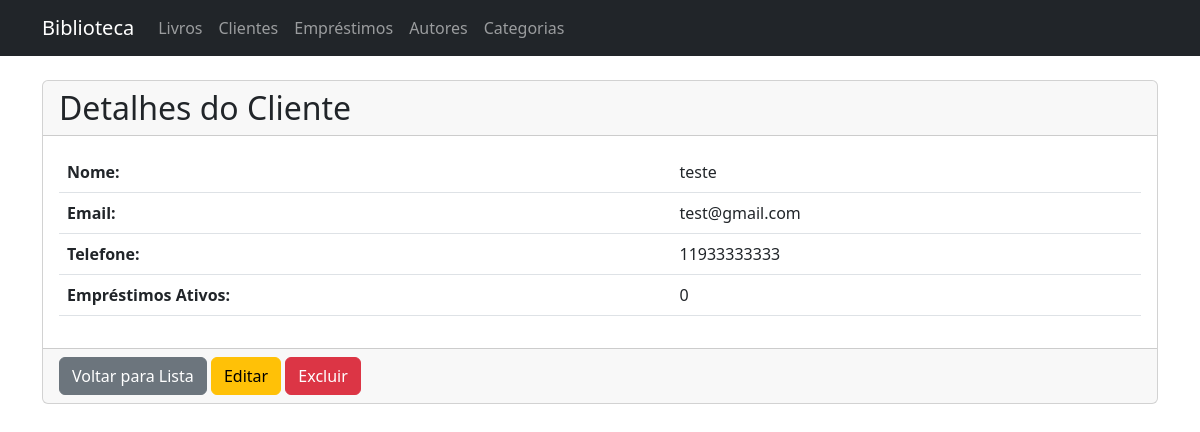
The page /clients/1 on the database as committed earlier.
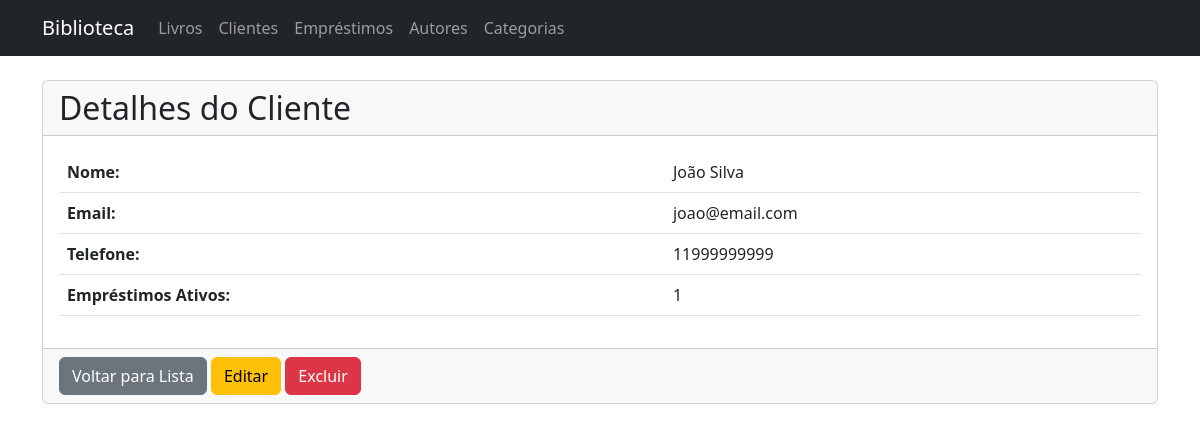
The same page on the database as committed later.
### app/models/entities/client.py (models this page shows, shortened)
class Client(db.Model):
    __tablename__ = 'clients'
    id = db.Column(db.Integer, primary_key=True)
    email = db.Column(db.String(100), nullable=False, unique=True)
    name = db.Column(db.String(100), nullable=False)
    phone = db.Column(db.String(20))
    loans = db.relationship('Loan', backref='client', lazy=True)
    @property
    def active_loans_count(self):
        return sum(1 for loan in self.loans if loan.end is None)

### app/models/entities/loan.py (models this page shows, shortened)
class Loan(db.Model):
    __tablename__ = 'loans'
    id = db.Column(db.Integer, primary_key=True)
    id_client = db.Column(db.Integer, db.ForeignKey('clients.id'), nullable=False)
    start = db.Column(db.DateTime, default=datetime.utcnow)
    end = db.Column(db.DateTime)
    expected_end = db.Column(db.DateTime)
    books = db.relationship('BookLoan', backref='loan', lazy=True, cascade="all, delete-orphan")

### app/controllers/client_controller.py (the view)
@client_bp.route('/<int:id>')
def show(id):
    try:
        client = ClientService.get_client_by_id(id)
        return render_template('clients/show.html', client=client)
    except NotFoundError as e:
        flash(str(e), 'danger')
        return redirect(url_for('client_controller.index'))

### app/repositories/client_repository.py (called while the page is built)
    @staticmethod
    def get_by_id(client_id):
        return Client.query.get(client_id)

### app/services/client_service.py (called while the page is built)
    @staticmethod
    def get_client_by_id(client_id):
        client = ClientRepository.get_by_id(client_id)
        if client:
            return client
        raise NotFoundError("Cliente não encontrado")

### app/templates/clients/show.html (shortened to what this page needs)
{% extends "base.html" %}
{% block content %}
<div class="card">
    <div class="card-header">
        <h2 class="mb-0">Detalhes do Cliente</h2>
    </div>
    <div class="card-body">
        <table class="table">
            <tr>
                <th>Nome:</th>
                <td>{{ client.name }}</td>
            </tr>
            <tr>
                <th>Email:</th>
                <td>{{ client.email }}</td>
            </tr>
            <tr>
                <th>Telefone:</th>
                <td>{{ client.phone }}</td>
            </tr>
            <tr>
                <th>Empréstimos Ativos:</th>
                <td>{{ client.active_loans_count }}</td>
            </tr>
        </table>
    </div>
    <div class="card-footer">
        <a href="{{ url_for('client_controller.index') }}" class="btn btn-secondary">Voltar para Lista</a>
        <a href="{{ url_for('client_controller.edit', id=client.id) }}" class="btn btn-warning">Editar</a>
        <form action="{{ url_for('client_controller.delete', id=client.id) }}" method="POST" style="display:inline;" onsubmit="return confirm('Tem certeza que deseja excluir este cliente?');">
            <button type="submit" class="btn btn-danger">Excluir</button>
        </form>
    </div>
</div>
{% endblock %}

Rows that differ between the two databases and show on the page:
changed Client: name "teste" → "João Silva"; email "test@gmail.com" → "joao@email.com"; phone "11933333333" → "11999999999"
added Loan: active_loans_count "1"
Other text that changed with them:
{{ client.active_loans_count }}: "0" → (not shown)
